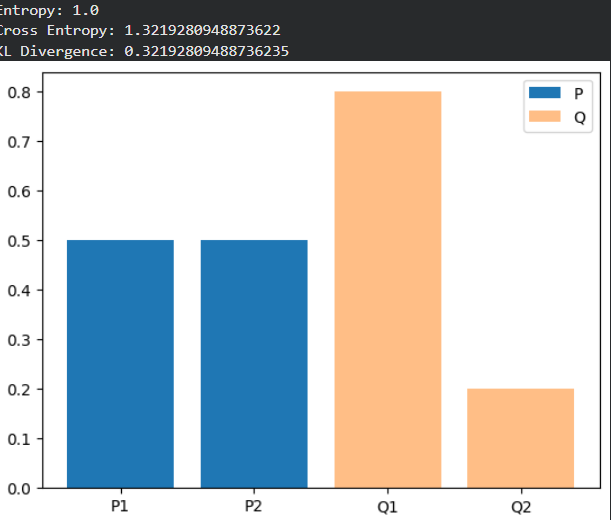

Here is the Python script that generated this plot:
import numpy as np
import matplotlib.pyplot as plt
from scipy.stats import entropy

P = np.array([0.5, 0.5])
Q = np.array([0.8, 0.2])

print("Entropy:", entropy(P, base=2))
print("Cross Entropy:", -np.sum(P * np.log2(Q)))
print("KL Divergence:", entropy(P, Q, base=2))

plt.bar(['P1', 'P2'], P, label='P')
plt.bar(['Q1', 'Q2'], Q, alpha=0.5, label='Q')
plt.legend()
plt.show()
